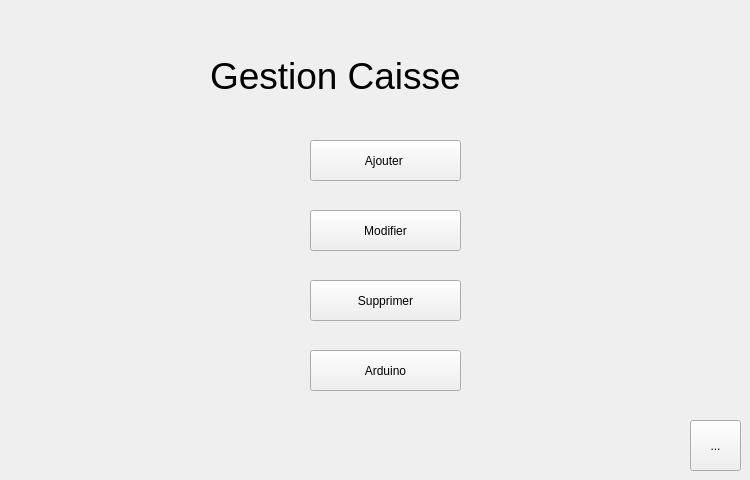
      <widget class="QWidget" name="page_15">
       <widget class="QPushButton" name="ajouter_caisses">
        <property name="geometry">
         <rect>
          <x>310</x>
          <y>140</y>
          <width>151</width>
          <height>41</height>
         </rect>
        </property>
        <property name="text">
         <string>Ajouter </string>
        </property>
       </widget>
       <widget class="QPushButton" name="supprimer_caisses">
        <property name="geometry">
         <rect>
          <x>310</x>
          <y>280</y>
          <width>151</width>
          <height>41</height>
         </rect>
        </property>
        <property name="text">
         <string>Supprimer</string>
        </property>
       </widget>
       <widget class="QPushButton" name="modifier_caisses">
        <property name="geometry">
         <rect>
          <x>310</x>
          <y>210</y>
          <width>151</width>
          <height>41</height>
         </rect>
        </property>
        <property name="text">
         <string>Modifier</string>
        </property>
       </widget>
       <widget class="QPushButton" name="Arduino_caisses">
        <property name="geometry">
         <rect>
          <x>310</x>
          <y>350</y>
          <width>151</width>
          <height>41</height>
         </rect>
        </property>
        <property name="text">
         <string>Arduino</string>
        </property>
       </widget>
       <widget class="QToolButton" name="mailing_15">
        <property name="geometry">
         <rect>
          <x>690</x>
          <y>420</y>
          <width>51</width>
          <height>51</height>
         </rect>
        </property>
        <property name="text">
         <string>...</string>
        </property>
        <property name="icon">
         <iconset>
          <normaloff>../../icon-maison.png</normaloff>../../icon-maison.png</iconset>
        </property>
        <property name="iconSize">
         <size>
          <width>50</width>
          <height>35</height>
         </size>
        </property>
       </widget>
       <widget class="QLabel" name="label_90">
        <property name="geometry">
         <rect>
          <x>210</x>
          <y>50</y>
          <width>361</width>
          <height>51</height>
         </rect>
        </property>
        <property name="styleSheet">
         <string notr="true">font: 28pt;</string>
        </property>
        <property name="text">
         <string>Gestion Caisse</string>
        </property>
       </widget>
      </widget>
